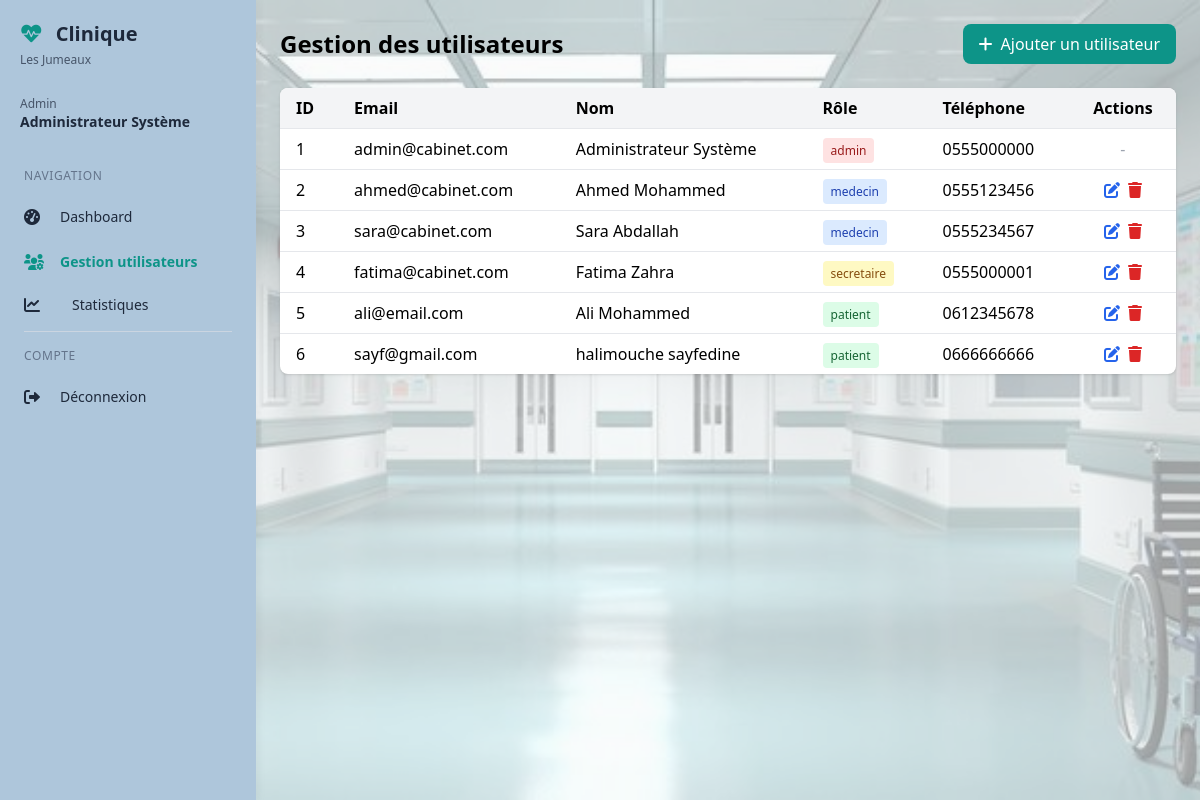
The page /admin/gestion/utilisateurs (signed in) on the database its author committed.
### models/database.py (models this page shows, shortened)
class Utilisateur(UserMixin, db.Model):
    __tablename__ = 'utilisateurs'
    id = db.Column(db.Integer, primary_key=True)
    email = db.Column(db.String(120), unique=True, nullable=False)
    password = db.Column(db.String(200), nullable=False)
    role = db.Column(db.String(20), default='patient')
    nom = db.Column(db.String(100))
    prenom = db.Column(db.String(100))
    telephone = db.Column(db.String(20))
    medecin_id = db.Column(db.Integer, db.ForeignKey('medecins.id'))
    specialite = db.Column(db.String(100))
    adresse = db.Column(db.Text)
    created_at = db.Column(db.DateTime, default=datetime.utcnow)
    medecin = db.relationship('Medecin', backref='utilisateur', foreign_keys=[medecin_id])

### models/admin.py (the view)
@admin_bp.route('/gestion/utilisateurs')
@admin_required
def gestion_utilisateurs():
    users = Utilisateur.query.all()
    medecins = Medecin.query.all()
    return render_template('admin/gestion_utilisateurs.html',
                         utilisateurs=users,
                         medecins=medecins)

### models/admin.py (called while the page is built)
def admin_required(f):
    @wraps(f)
    def decorated_function(*args, **kwargs):
        if 'user_id' not in session:
            return redirect(url_for('auth.login'))
        if session.get('role') != 'admin':
            return render_template('error.html', message="Accès non autorisé"), 403
        return f(*args, **kwargs)
    return decorated_function

### templates/admin/gestion_utilisateurs.html (shortened to what this page needs)
{% extends "base_dashboard.html" %}
{% block content %}
<div>
    <div class="flex justify-between items-center mb-6">
        <h1 class="text-2xl font-bold">Gestion des utilisateurs</h1>
        <button onclick="openAddUserModal()" class="bg-primary text-white px-4 py-2 rounded-lg hover:bg-blue-600">
            <i class="fas fa-plus mr-2"></i>Ajouter un utilisateur
        </button>
    </div>
    <div class="bg-white rounded-lg shadow overflow-hidden">
        <div class="overflow-x-auto">
            <table class="w-full">
                <thead class="bg-gray-100">
                    <tr>
                        <th class="px-4 py-2 text-left">ID</th>
                        <th class="px-4 py-2 text-left">Email</th>
                        <th class="px-4 py-2 text-left">Nom</th>
                        <th class="px-4 py-2 text-left">Rôle</th>
                        <th class="px-4 py-2 text-left">Téléphone</th>
                        <th class="px-4 py-2 text-center">Actions</th>
                    </tr>
                </thead>
                <tbody>
                    {% for user in utilisateurs %}
                    <tr class="border-t">
                        <td class="px-4 py-2">{{ user.id }}</td>
                        <td class="px-4 py-2">{{ user.email }}</td>
                        <td class="px-4 py-2">{{ user.nom }} {{ user.prenom }}</td>
                        <td class="px-4 py-2">
                            <span class="px-2 py-1 rounded text-xs
                                {% if user.role == 'admin' %}bg-red-100 text-red-800
                                {% elif user.role == 'medecin' %}bg-blue-100 text-blue-800
                                {% elif user.role == 'secretaire' %}bg-yellow-100 text-yellow-800
                                {% else %}bg-green-100 text-green-800{% endif %}">
                                {{ user.role }}
                            </span>
                        </td>
                        <td class="px-4 py-2">{{ user.telephone or '-' }}</td>
                        <td class="px-4 py-2 text-center">
                            <div class="flex justify-center gap-2">
                                {% if user.role != 'admin' %}
                                <button onclick="editUser({{ user.id }})" class="text-blue-600 hover:text-blue-800" title="Modifier">
                                    <i class="fas fa-edit"></i>
                                </button>
                                <button onclick="deleteUser({{ user.id }})" class="text-red-600 hover:text-red-800" title="Supprimer">
                                    <i class="fas fa-trash"></i>
                                </button>
                                {% else %}
                                <span class="text-gray-400">-</span>
                                {% endif %}
                            </div>
                        </td>
                    </tr>
                    {% endfor %}
                </tbody>
            </table>
        </div>
    </div>
</div>
{% endblock %}

### templates/base_dashboard.html (shortened to what this page needs)
<!DOCTYPE html>
<html lang="fr">
<head>
    <script src="https://cdn.tailwindcss.com"></script>
    <link href="https://cdnjs.cloudflare.com/ajax/libs/font-awesome/6.0.0/css/all.min.css" rel="stylesheet">
    <link rel="stylesheet" href="{{ url_for('static', filename='style.css') }}">
</head>
<body class="bg-gray-50 font-sans antialiased">
<div class="fixed inset-0 -z-10 bg-gray-50/60"></div>
<div class="flex min-h-screen">
    <aside class="sidebar fixed md:relative z-40 w-64 flex-shrink-0 h-full md:h-auto overflow-y-auto">
        <div class="p-5">
            <div class="flex items-center justify-between sidebar-header">
                <div>
                    <h2 class="text-xl font-bold">
                        <i class="fas fa-heartbeat text-primary mr-2"></i>
                        Clinique
                    </h2>
                    <p class="text-xs mt-1">Les Jumeaux</p>
                </div>
            </div>
            <div class="sidebar-user mt-4 pt-3">
                <p class="text-sm">
                    <span class="block text-xs role">{{ session.role|capitalize }}</span>
                    <span class="font-semibold name">{{ session.nom }} {{ session.prenom }}</span>
                </p>
            </div>
        </div>
        <nav class="px-3 pb-4">
            <div class="sidebar-section text-xs uppercase tracking-wider px-3 py-2 mt-2">Navigation</div>
            {% if session.role == 'admin' %}
            <a href="{{ url_for('admin.dashboard') }}" class="sidebar-link {% if request.endpoint == 'admin.dashboard' %}active{% endif %}">
                <i class="fas fa-tachometer-alt w-5"></i><span>Dashboard</span>
            </a>
            <a href="{{ url_for('admin.gestion_utilisateurs') }}" class="sidebar-link {% if request.endpoint == 'admin.gestion_utilisateurs' %}active{% endif %}">
                <i class="fas fa-users-cog w-5"></i><span>Gestion utilisateurs</span>
            </a>
            <a href="{{ url_for('admin.statistiques') }}" class="sidebar-link flex items-center px-3 py-2 rounded-lg mb-1 transition">
                <i class="fas fa-chart-line w-5"></i><span class="ml-3">Statistiques</span>
            </a>
            {% endif %}
            <div class="sidebar-border"></div>
            <div class="sidebar-section text-xs uppercase tracking-wider px-3 py-2">Compte</div>
            <a href="{{ url_for('auth.logout') }}" class="sidebar-link logout">
                <i class="fas fa-sign-out-alt w-5"></i><span>Déconnexion</span>
            </a>
        </nav>
    </aside>
    <div class="flex-1 flex flex-col">
        <main class="flex-1 p-4 md:p-6">
            {% block content %}{% endblock %}
        </main>
    </div>
</div>
</body>
</html>

### static/style.css (style rules this page uses)
body { background-image: url('/static/images/hopital-corridor.jpg'); background-size: cover; background-position: center; background-attachment: fixed; }
.sidebar { transition: transform 0.3s ease-in-out; background: #aec6db; box-shadow: 2px 0 10px rgba(0, 0, 0, 0.05); }
@media (min-width: 768px) { .sidebar { transform: translateX(0) !important; } }
.sidebar-header h2 { color: #1e293b; }
.sidebar-header p { color: #475569; }
.sidebar-user { border-top-color: #cbd5e1; }
.sidebar-user .role { color: #475569; }
.sidebar-user .name { color: #1e293b; font-weight: 600; }
.sidebar-section { color: #64748b; font-weight: 500; }
.sidebar-link { display: flex; align-items: center; gap: 12px; padding: 10px 12px; margin: 4px 0; border-radius: 8px; color: #1e293b; text-decoration: none; transition: all 0.2s ease; font-size: 0.875rem; font-weight: 500; }
.sidebar-link i { width: 24px; font-size: 1rem; color: #1e293b; transition: color 0.2s ease; }
.sidebar-link.active { color: #0D9488; font-weight: 600; }
.sidebar-link.active i { color: #0D9488; }
.sidebar-link.logout { color: #1e293b; }
.sidebar-link.logout i { color: #1e293b; }
.sidebar-border { border-top: 1px solid #cbd5e1; margin: 8px 12px; }

### rows shown on the page
Utilisateur: role "Admin", nom "Administrateur", prenom "Système", id "1", email "admin@cabinet.com", role "admin", telephone "0555000000"
Utilisateur: id "2", email "ahmed@cabinet.com", nom "Ahmed", prenom "Mohammed", role "medecin", telephone "0555123456"
Utilisateur: id "3", email "sara@cabinet.com", nom "Sara", prenom "Abdallah", role "medecin", telephone "0555234567"
Utilisateur: id "4", email "fatima@cabinet.com", nom "Fatima", prenom "Zahra", role "secretaire", telephone "0555000001"
Utilisateur: id "5", email "ali@email.com", nom "Ali", prenom "Mohammed", role "patient", telephone "0612345678"
Utilisateur: id "6", email "sayf@gmail.com", nom "halimouche", prenom "sayfedine", role "patient", telephone "0666666666"
